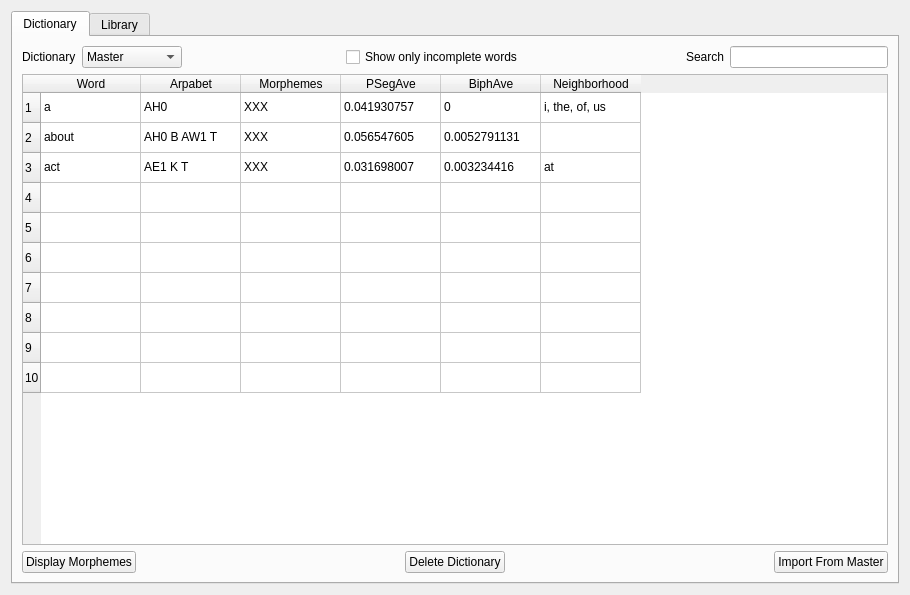
<?xml version="1.0" encoding="UTF-8"?>
<ui version="4.0">
 <class>Form</class>
 <widget class="QWidget" name="Form">
  <property name="geometry">
   <rect>
    <x>0</x>
    <y>0</y>
    <width>910</width>
    <height>595</height>
   </rect>
  </property>
  <property name="windowTitle">
   <string>Form</string>
  </property>
  <layout class="QHBoxLayout" name="horizontalLayout_5">
   <item>
    <widget class="QTabWidget" name="tabWidget">
     <property name="currentIndex">
      <number>0</number>
     </property>
     <widget class="QWidget" name="tab_2">
      <attribute name="title">
       <string>Dictionary</string>
      </attribute>
      <layout class="QVBoxLayout" name="verticalLayout">
       <item>
        <layout class="QHBoxLayout" name="horizontalLayout_2">
         <item>
          <widget class="QLabel" name="label">
           <property name="text">
            <string>Dictionary</string>
           </property>
          </widget>
         </item>
         <item>
          <widget class="QComboBox" name="comboBox">
           <item>
            <property name="text">
             <string>Master</string>
            </property>
           </item>
           <item>
            <property name="text">
             <string>Pre-K</string>
            </property>
           </item>
           <item>
            <property name="text">
             <string>Kindergarten</string>
            </property>
           </item>
          </widget>
         </item>
         <item>
          <spacer name="horizontalSpacer">
           <property name="orientation">
            <enum>Qt::Horizontal</enum>
           </property>
           <property name="sizeHint" stdset="0">
            <size>
             <width>40</width>
             <height>20</height>
            </size>
           </property>
          </spacer>
         </item>
         <item>
          <widget class="QCheckBox" name="checkBox">
           <property name="text">
            <string>Show only incomplete words</string>
           </property>
          </widget>
         </item>
         <item>
          <spacer name="horizontalSpacer_2">
           <property name="orientation">
            <enum>Qt::Horizontal</enum>
           </property>
           <property name="sizeHint" stdset="0">
            <size>
             <width>40</width>
             <height>20</height>
            </size>
           </property>
          </spacer>
         </item>
         <item>
          <widget class="QLabel" name="label_2">
           <property name="text">
            <string>Search</string>
           </property>
          </widget>
         </item>
         <item>
          <widget class="QLineEdit" name="lineEdit"/>
         </item>
        </layout>
       </item>
       <item>
        <widget class="QTableWidget" name="tableWidget">
         <row>
          <property name="text">
           <string>1</string>
          </property>
         </row>
         <row>
          <property name="text">
           <string>2</string>
          </property>
         </row>
         <row>
          <property name="text">
           <string>3</string>
          </property>
         </row>
         <row>
          <property name="text">
           <string>4</string>
          </property>
         </row>
         <row>
          <property name="text">
           <string>5</string>
          </property>
         </row>
         <row>
          <property name="text">
           <string>6</string>
          </property>
         </row>
         <row>
          <property name="text">
           <string>7</string>
          </property>
         </row>
         <row>
          <property name="text">
           <string>8</string>
          </property>
         </row>
         <row>
          <property name="text">
           <string>9</string>
          </property>
         </row>
         <row>
          <property name="text">
           <string>10</string>
          </property>
         </row>
         <column>
          <property name="text">
           <string>Word</string>
          </property>
         </column>
         <column>
          <property name="text">
           <string>Arpabet</string>
          </property>
         </column>
         <column>
          <property name="text">
           <string>Morphemes</string>
          </property>
         </column>
         <column>
          <property name="text">
           <string>PSegAve</string>
          </property>
         </column>
         <column>
          <property name="text">
           <string>BiphAve</string>
          </property>
         </column>
         <column>
          <property name="text">
           <string>Neighborhood</string>
          </property>
         </column>
         <item row="0" column="0">
          <property name="text">
           <string>a</string>
          </property>
         </item>
         <item row="0" column="1">
          <property name="text">
           <string>AH0</string>
          </property>
         </item>
         <item row="0" column="2">
          <property name="text">
           <string>XXX</string>
          </property>
         </item>
         <item row="0" column="3">
          <property name="text">
           <string>0.041930757</string>
          </property>
         </item>
         <item row="0" column="4">
          <property name="text">
           <string>0</string>
          </property>
         </item>
         <item row="0" column="5">
          <property name="text">
           <string>i, the, of, us</string>
          </property>
         </item>
         <item row="1" column="0">
          <property name="text">
           <string>about</string>
          </property>
         </item>
         <item row="1" column="1">
          <property name="text">
           <string>AH0 B AW1 T</string>
          </property>
         </item>
         <item row="1" column="2">
          <property name="text">
           <string>XXX</string>
          </property>
         </item>
         <item row="1" column="3">
          <property name="text">
           <string>0.056547605</string>
          </property>
         </item>
         <item row="1" column="4">
          <property name="text">
           <string>0.0052791131</string>
          </property>
         </item>
         <item row="1" column="5">
          <property name="text">
           <string/>
          </property>
         </item>
         <item row="2" column="0">
          <property name="text">
           <string>act</string>
          </property>
         </item>
         <item row="2" column="1">
          <property name="text">
           <string>AE1 K T</string>
          </property>
         </item>
         <item row="2" column="2">
          <property name="text">
           <string>XXX</string>
          </property>
         </item>
         <item row="2" column="3">
          <property name="text">
           <string>0.031698007</string>
          </property>
         </item>
         <item row="2" column="4">
          <property name="text">
           <string>0.003234416</string>
          </property>
         </item>
         <item row="2" column="5">
          <property name="text">
           <string>at</string>
          </property>
         </item>
         <item row="3" column="0">
          <property name="text">
           <string/>
          </property>
         </item>
        </widget>
       </item>
       <item>
        <layout class="QHBoxLayout" name="horizontalLayout_6">
         <item>
          <widget class="QPushButton" name="pushButton_7">
           <property name="text">
            <string>Display Morphemes</string>
           </property>
          </widget>
         </item>
         <item>
          <spacer name="horizontalSpacer_4">
           <property name="orientation">
            <enum>Qt::Horizontal</enum>
           </property>
           <property name="sizeHint" stdset="0">
            <size>
             <width>40</width>
             <height>20</height>
            </size>
           </property>
          </spacer>
         </item>
         <item>
          <widget class="QPushButton" name="pushButton">
           <property name="text">
            <string>Delete Dictionary</string>
           </property>
          </widget>
         </item>
         <item>
          <spacer name="horizontalSpacer_6">
           <property name="orientation">
            <enum>Qt::Horizontal</enum>
           </property>
           <property name="sizeHint" stdset="0">
            <size>
             <width>40</width>
             <height>20</height>
            </size>
           </property>
          </spacer>
         </item>
         <item>
          <widget class="QPushButton" name="pushButton_5">
           <property name="text">
            <string>Import From Master</string>
           </property>
          </widget>
         </item>
        </layout>
       </item>
      </layout>
     </widget>
     <widget class="QWidget" name="tab_3">
      <attribute name="title">
       <string>Library</string>
      </attribute>
      <layout class="QVBoxLayout" name="verticalLayout_2">
       <item>
        <layout class="QHBoxLayout" name="horizontalLayout_3">
         <item>
          <widget class="QLabel" name="label_3">
           <property name="text">
            <string>Library</string>
           </property>
          </widget>
         </item>
         <item>
          <spacer name="horizontalSpacer_3">
           <property name="orientation">
            <enum>Qt::Horizontal</enum>
           </property>
           <property name="sizeHint" stdset="0">
            <size>
             <width>40</width>
             <height>20</height>
            </size>
           </property>
          </spacer>
         </item>
         <item>
          <widget class="QLabel" name="label_5">
           <property name="text">
            <string>Select all</string>
           </property>
          </widget>
         </item>
         <item>
          <widget class="QComboBox" name="comboBox_3">
           <item>
            <property name="text">
             <string>NS</string>
            </property>
           </item>
           <item>
            <property name="text">
             <string>PK</string>
            </property>
           </item>
           <item>
            <property name="text">
             <string>K</string>
            </property>
           </item>
           <item>
            <property name="text">
             <string>G1</string>
            </property>
           </item>
           <item>
            <property name="text">
             <string>G2</string>
            </property>
           </item>
           <item>
            <property name="text">
             <string>G3</string>
            </property>
           </item>
           <item>
            <property name="text">
             <string>G4</string>
            </property>
           </item>
          </widget>
         </item>
         <item>
          <spacer name="horizontalSpacer_5">
           <property name="orientation">
            <enum>Qt::Horizontal</enum>
           </property>
           <property name="sizeHint" stdset="0">
            <size>
             <width>40</width>
             <height>20</height>
            </size>
           </property>
          </spacer>
         </item>
         <item>
          <widget class="QLabel" name="label_4">
           <property name="text">
            <string>Search</string>
           </property>
          </widget>
         </item>
         <item>
          <widget class="QLineEdit" name="lineEdit_2"/>
         </item>
        </layout>
       </item>
       <item>
        <widget class="QTableWidget" name="tableWidget_2">
         <property name="autoFillBackground">
          <bool>false</bool>
         </property>
         <row>
          <property name="text">
           <string>1</string>
          </property>
         </row>
         <row>
          <property name="text">
           <string>2</string>
          </property>
         </row>
         <row>
          <property name="text">
           <string>3</string>
          </property>
         </row>
         <row>
          <property name="text">
           <string>4</string>
          </property>
         </row>
         <row>
          <property name="text">
           <string>5</string>
          </property>
         </row>
         <row>
          <property name="text">
           <string>6</string>
          </property>
         </row>
         <row>
          <property name="text">
           <string>7</string>
          </property>
         </row>
         <row>
          <property name="text">
           <string>8</string>
          </property>
         </row>
         <row>
          <property name="text">
           <string>9</string>
          </property>
         </row>
         <row>
          <property name="text">
           <string>10</string>
          </property>
         </row>
         <column>
          <property name="text">
           <string/>
          </property>
         </column>
         <column>
          <property name="text">
           <string>Title</string>
          </property>
         </column>
         <column>
          <property name="text">
           <string>Author</string>
          </property>
         </column>
         <column>
          <property name="text">
           <string>Grade Level</string>
          </property>
         </column>
         <column>
          <property name="text">
           <string>Contents</string>
          </property>
         </column>
         <item row="0" column="0">
          <property name="text">
           <string/>
          </property>
          <property name="checkState">
           <enum>Checked</enum>
          </property>
         </item>
         <item row="0" column="1">
          <property name="text">
           <string>Follow That Horse</string>
          </property>
         </item>
         <item row="0" column="2">
          <property name="text">
           <string>Shannon Teper</string>
          </property>
         </item>
         <item row="0" column="3">
          <property name="text">
           <string>G4</string>
          </property>
         </item>
         <item row="0" column="4">
          <property name="text">
           <string>Cuddles is on the job! Her owner Dan...</string>
          </property>
         </item>
         <item row="1" column="0">
          <property name="text">
           <string/>
          </property>
          <property name="checkState">
           <enum>Unchecked</enum>
          </property>
         </item>
         <item row="1" column="1">
          <property name="text">
           <string>My Hand Was in the Cookie Jar</string>
          </property>
         </item>
         <item row="1" column="2">
          <property name="text">
           <string>Dave Crawley</string>
          </property>
         </item>
         <item row="1" column="3">
          <property name="text">
           <string>G4</string>
          </property>
         </item>
         <item row="1" column="4">
          <property name="text">
           <string>My hand was in the cookie jar When Grandma wandered in...</string>
          </property>
         </item>
         <item row="2" column="0">
          <property name="text">
           <string/>
          </property>
          <property name="checkState">
           <enum>Checked</enum>
          </property>
         </item>
         <item row="2" column="1">
          <property name="text">
           <string>First in Line</string>
          </property>
         </item>
         <item row="2" column="2">
          <property name="text">
           <string>Gertrude Fass</string>
          </property>
         </item>
         <item row="2" column="3">
          <property name="text">
           <string>G4</string>
          </property>
         </item>
         <item row="2" column="4">
          <property name="text">
           <string>Caronline was eating her scambled eggs too fast...</string>
          </property>
         </item>
         <item row="3" column="0">
          <property name="text">
           <string/>
          </property>
          <property name="checkState">
           <enum>Checked</enum>
          </property>
         </item>
         <item row="3" column="1">
          <property name="text">
           <string/>
          </property>
         </item>
         <item row="4" column="0">
          <property name="text">
           <string/>
          </property>
          <property name="checkState">
           <enum>Unchecked</enum>
          </property>
         </item>
         <item row="5" column="0">
          <property name="text">
           <string/>
          </property>
          <property name="checkState">
           <enum>Checked</enum>
          </property>
         </item>
         <item row="5" column="1">
          <property name="text">
           <string/>
          </property>
         </item>
         <item row="6" column="0">
          <property name="text">
           <string/>
          </property>
          <property name="checkState">
           <enum>Checked</enum>
          </property>
         </item>
         <item row="6" column="1">
          <property name="text">
           <string/>
          </property>
         </item>
         <item row="7" column="0">
          <property name="text">
           <string/>
          </property>
          <property name="checkState">
           <enum>Checked</enum>
          </property>
         </item>
         <item row="8" column="0">
          <property name="text">
           <string/>
          </property>
          <property name="checkState">
           <enum>Checked</enum>
          </property>
         </item>
         <item row="9" column="0">
          <property name="text">
           <string/>
          </property>
          <property name="checkState">
           <enum>Unchecked</enum>
          </property>
         </item>
        </widget>
       </item>
       <item>
        <layout class="QHBoxLayout" name="horizontalLayout_4">
         <item>
          <widget class="QPushButton" name="addBookButton">
           <property name="text">
            <string>Add Book</string>
           </property>
          </widget>
         </item>
         <item>
          <widget class="QPushButton" name="pushButton_2">
           <property name="text">
            <string>Edit Book</string>
           </property>
          </widget>
         </item>
         <item>
          <widget class="QPushButton" name="pushButton_4">
           <property name="text">
            <string>View Book</string>
           </property>
          </widget>
         </item>
         <item>
          <spacer name="horizontalSpacer_7">
           <property name="orientation">
            <enum>Qt::Horizontal</enum>
           </property>
           <property name="sizeHint" stdset="0">
            <size>
             <width>40</width>
             <height>20</height>
            </size>
           </property>
          </spacer>
         </item>
         <item>
          <widget class="QPushButton" name="pushButton_3">
           <property name="text">
            <string>Create Dictionary</string>
           </property>
          </widget>
         </item>
         <item>
          <spacer name="horizontalSpacer_8">
           <property name="orientation">
            <enum>Qt::Horizontal</enum>
           </property>
           <property name="sizeHint" stdset="0">
            <size>
             <width>40</width>
             <height>20</height>
            </size>
           </property>
          </spacer>
         </item>
         <item>
          <widget class="QPushButton" name="pushButton_8">
           <property name="text">
            <string>Create Library</string>
           </property>
          </widget>
         </item>
         <item>
          <widget class="QPushButton" name="pushButton_9">
           <property name="text">
            <string>Delete Library</string>
           </property>
          </widget>
         </item>
        </layout>
       </item>
      </layout>
     </widget>
    </widget>
   </item>
  </layout>
 </widget>
 <resources/>
 <connections/>
</ui>
